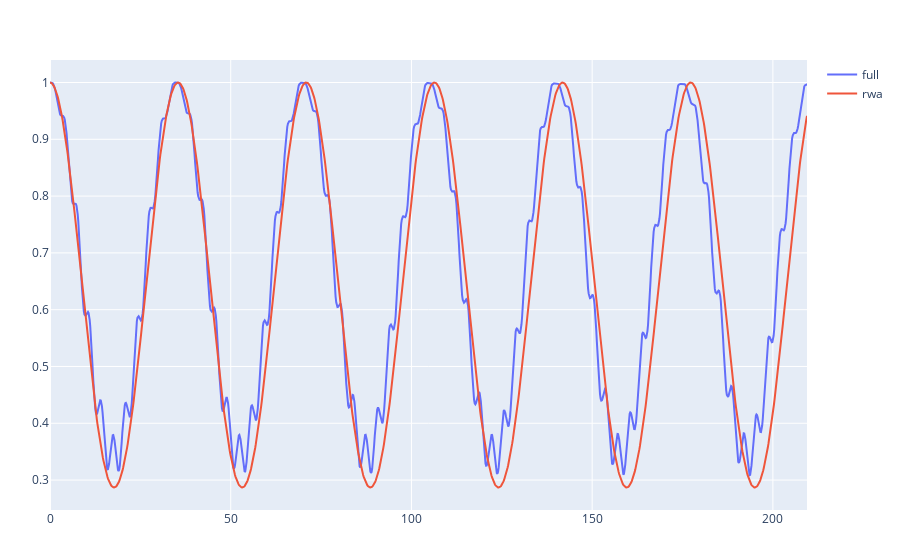

Source (notebook cell):
### Code cell
plot_full = scatter(x = sol.t, y = abs2.(c0), mode = "lines", name = "full")
plot_rwa = scatter(x = sol_rwa.t, y = abs2.(c0_rwa), mode = "lines", name = "rwa")

# imag_plot = scatter(x = sol.t, y = imag(c0), mode = "lines", name = "imag")

plot([plot_full, plot_rwa])

### Figure 1 — Plotly figure (JSON) as saved in the notebook; plotly's stock layout.template omitted (floating-point values rounded to 4 significant figures; data arrays with more than 128 entries replaced by an {"elided": "..."} marker saying what was removed)
{"data": [{"mode": "lines", "name": "full", "type": "scatter", "x": {"elided": "1239 float values"}, "y": {"elided": "1239 float values"}}, {"mode": "lines", "name": "rwa", "type": "scatter", "x": {"elided": "1270 float values"}, "y": {"elided": "1270 float values"}}], "layout": {"margin": {"b": 50, "l": 50, "r": 50, "t": 60}}}
